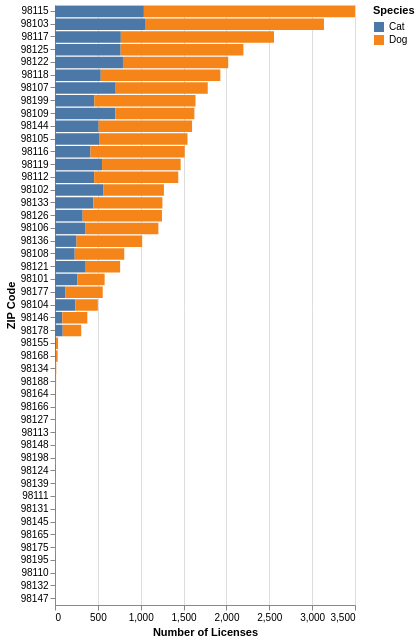

Notebook code cell kept with this figure:
### Markdown cell above
#### Plot 2 Discussion

+ Question: does the mix of dogs and cats differ by ZIP code?
+ Stacked bar chart of licenses per ZIP code, colored by species, sorted by total

### Code cell
alt.Chart(zip_species).mark_bar().encode(
    alt.X('sum(Licenses)', axis=alt.Axis(title='Number of Licenses')),
    alt.Y('ZIP:N', sort='-x', axis=alt.Axis(title='ZIP Code')),
    alt.Color('species:N', title='Species')
).properties(height=600)

### Figure 1 — Vega-Lite specification as saved in the notebook (floating-point values rounded to 4 significant figures)
{"$schema": "https://vega.github.io/schema/vega-lite/v5.20.1.json", "config": {"view": {"continuousHeight": 300, "continuousWidth": 300}}, "data": {"name": "data-f50a0af3764c55745fc44cedb843371f"}, "datasets": {"data-f50a0af3764c55745fc44cedb843371f": [{"Licenses": 262, "ZIP": "98101", "species": "Cat"}, {"Licenses": 317, "ZIP": "98101", "species": "Dog"}, {"Licenses": 562, "ZIP": "98102", "species": "Cat"}, {"Licenses": 709, "ZIP": "98102", "species": "Dog"}, {"Licenses": 1050, "ZIP": "98103", "species": "Cat"}, {"Licenses": 2088, "ZIP": "98103", "species": "Dog"}, {"Licenses": 238, "ZIP": "98104", "species": "Cat"}, {"Licenses": 262, "ZIP": "98104", "species": "Dog"}, {"Licenses": 514, "ZIP": "98105", "species": "Cat"}, {"Licenses": 1032, "ZIP": "98105", "species": "Dog"}, {"Licenses": 351, "ZIP": "98106", "species": "Cat"}, {"Licenses": 855, "ZIP": "98106", "species": "Dog"}, {"Licenses": 708, "ZIP": "98107", "species": "Cat"}, {"Licenses": 1074, "ZIP": "98107", "species": "Dog"}, {"Licenses": 230, "ZIP": "98108", "species": "Cat"}, {"Licenses": 578, "ZIP": "98108", "species": "Dog"}, {"Licenses": 704, "ZIP": "98109", "species": "Cat"}, {"Licenses": 922, "ZIP": "98109", "species": "Dog"}, {"Licenses": 1, "ZIP": "98110", "species": "Cat"}, {"Licenses": 2, "ZIP": "98111", "species": "Dog"}, {"Licenses": 457, "ZIP": "98112", "species": "Cat"}, {"Licenses": 981, "ZIP": "98112", "species": "Dog"}, {"Licenses": 4, "ZIP": "98113", "species": "Cat"}, {"Licenses": 3, "ZIP": "98113", "species": "Dog"}, {"Licenses": 1037, "ZIP": "98115", "species": "Cat"}, {"Licenses": 2463, "ZIP": "98115", "species": "Dog"}, {"Licenses": 414, "ZIP": "98116", "species": "Cat"}, {"Licenses": 1099, "ZIP": "98116", "species": "Dog"}, {"Licenses": 768, "ZIP": "98117", "species": "Cat"}, {"Licenses": 1787, "ZIP": "98117", "species": "Dog"}, {"Licenses": 534, "ZIP": "98118", "species": "Cat"}, {"Licenses": 1395, "ZIP": "98118", "species": "Dog"}, {"Licenses": 549, "ZIP": "98119", "species": "Cat"}, {"Licenses": 917, "ZIP": "98119", "species": "Dog"}, {"Licenses": 350, "ZIP": "98121", "species": "Cat"}, {"Licenses": 410, "ZIP": "98121", "species": "Dog"}, {"Licenses": 793, "ZIP": "98122", "species": "Cat"}, {"Licenses": 1228, "ZIP": "98122", "species": "Dog"}, {"Licenses": 3, "ZIP": "98124", "species": "Cat"}, {"Licenses": 2, "ZIP": "98124", "species": "Dog"}, {"Licenses": 766, "ZIP": "98125", "species": "Cat"}, {"Licenses": 1432, "ZIP": "98125", "species": "Dog"}, {"Licenses": 323, "ZIP": "98126", "species": "Cat"}, {"Licenses": 925, "ZIP": "98126", "species": "Dog"}, {"Licenses": 4, "ZIP": "98127", "species": "Cat"}, {"Licenses": 5, "ZIP": "98127", "species": "Dog"}, {"Licenses": 2, "ZIP": "98131", "species": "Cat"}, {"Licenses": 1, "ZIP": "98132", "species": "Dog"}, {"Licenses": 447, "ZIP": "98133", "species": "Cat"}, {"Licenses": 806, "ZIP": "98133", "species": "Dog"}, {"Licenses": 6, "ZIP": "98134", "species": "Cat"}, {"Licenses": 9, "ZIP": "98134", "species": "Dog"}, {"Licenses": 251, "ZIP": "98136", "species": "Cat"}, {"Licenses": 766, "ZIP": "98136", "species": "Dog"}, {"Licenses": 4, "ZIP": "98139", "species": "Dog"}, {"Licenses": 509, "ZIP": "98144", "species": "Cat"}, {"Licenses": 1090, "ZIP": "98144", "species": "Dog"}, {"Licenses": 1, "ZIP": "98145", "species": "Cat"}, {"Licenses": 1, "ZIP": "98145", "species": "Dog"}, {"Licenses": 85, "ZIP": "98146", "species": "Cat"}, {"Licenses": 292, "ZIP": "98146", "species": "Dog"}, {"Licenses": 1, "ZIP": "98147", "species": "Dog"}, {"Licenses": 7, "ZIP": "98148", "species": "Dog"}, {"Licenses": 11, "ZIP": "98155", "species": "Cat"}, {"Licenses": 25, "ZIP": "98155", "species": "Dog"}, {"Licenses": 8, "ZIP": "98164", "species": "Cat"}, {"Licenses": 4, "ZIP": "98164", "species": "Dog"}, {"Licenses": 2, "ZIP": "98165", "species": "Cat"}, {"Licenses": 4, "ZIP": "98166", "species": "Cat"}, {"Licenses": 6, "ZIP": "98166", "species": "Dog"}, {"Licenses": 9, "ZIP": "98168", "species": "Cat"}, {"Licenses": 22, "ZIP": "98168", "species": "Dog"}, {"Licenses": 2, "ZIP": "98175", "species": "Dog"}, {"Licenses": 123, "ZIP": "98177", "species": "Cat"}, {"Licenses": 434, "ZIP": "98177", "species": "Dog"}, {"Licenses": 90, "ZIP": "98178", "species": "Cat"}, {"Licenses": 216, "ZIP": "98178", "species": "Dog"}, {"Licenses": 6, "ZIP": "98188", "species": "Cat"}, {"Licenses": 7, "ZIP": "98188", "species": "Dog"}, {"Licenses": 2, "ZIP": "98195", "species": "Cat"}, {"Licenses": 1, "ZIP": "98198", "species": "Cat"}, {"Licenses": 5, "ZIP": "98198", "species": "Dog"}, {"Licenses": 459, "ZIP": "98199", "species": "Cat"}, {"Licenses": 1180, "ZIP": "98199", "species": "Dog"}]}, "encoding": {"color": {"field": "species", "title": "Species", "type": "nominal"}, "x": {"aggregate": "sum", "axis": {"title": "Number of Licenses"}, "field": "Licenses", "type": "quantitative"}, "y": {"axis": {"title": "ZIP Code"}, "field": "ZIP", "sort": "-x", "type": "nominal"}}, "height": 600, "mark": {"type": "bar"}}
